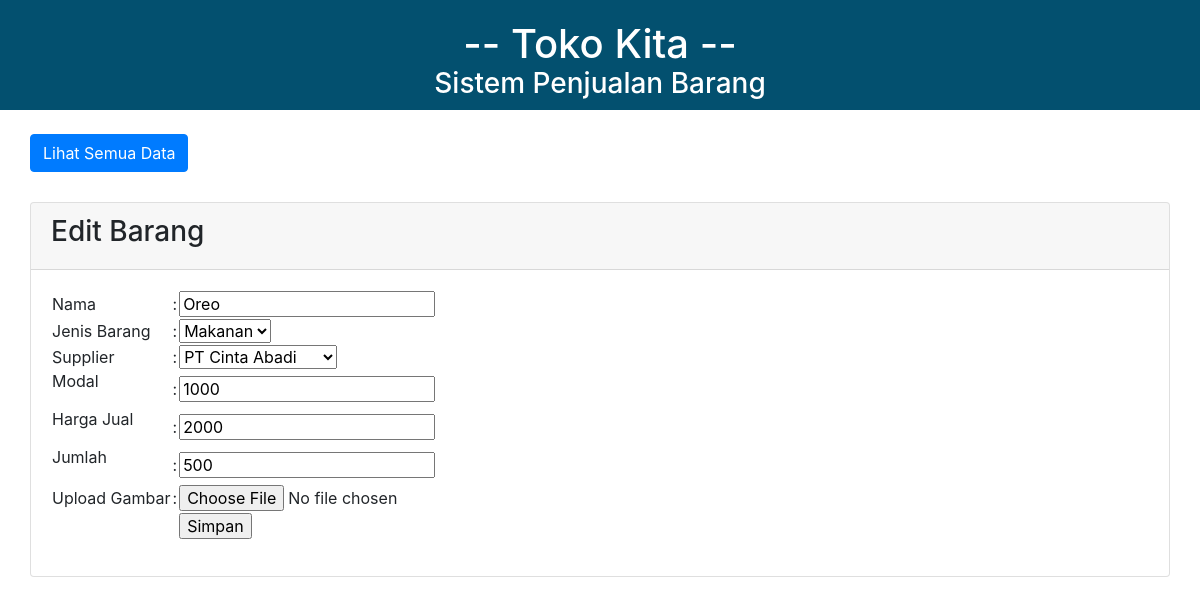
/edit.php?id=19, run on an earlier commit of the app's database.
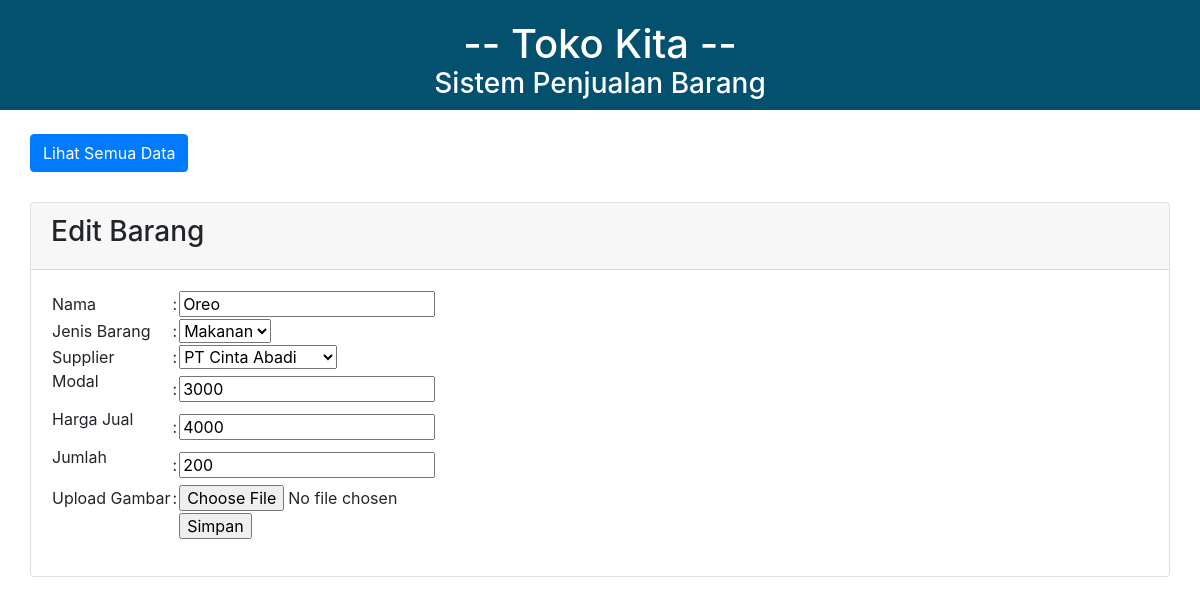
And on a later commit of the database.
### tables this page shows
CREATE TABLE `barang` (
  `id` int(11) NOT NULL,
  `gambar` varchar(100) NOT NULL,
  `nama` varchar(60) NOT NULL,
  `jenis` varchar(30) NOT NULL,
  `suplier` varchar(60) NOT NULL,
  `modal` int(11) NOT NULL,
  `harga` int(11) NOT NULL,
  `jumlah` int(11) NOT NULL
);

### edit.php (the view, shortened to what this page needs)
<html>
<head>
    <link rel="stylesheet" type="text/css" href="style_edit.css">
	<link rel="stylesheet" type="text/css" href="https://cdnjs.cloudflare.com/ajax/libs/twitter-bootstrap/4.5.2/css/bootstrap.css">
	<link rel="stylesheet" type="text/css" href="https://cdn.datatables.net/1.10.22/css/dataTables.bootstrap4.min.css">
</head>
<body>
    <div class="judul">
    <h1>-- Toko Kita --</h1>
    <br>
    <h3>Sistem Penjualan Barang</h3>
    </div>
    <br/>
        <a class="btn btn-primary" href="index2.php">Lihat Semua Data</a>
        <br/>
        <div class="card">
            <div class="card-header">
            <h3>Edit Barang</h3>
            </div>
            <div class="card-body">
                <?php
                include "koneksi.php";
                $id = $_GET['id'];
                $query_mysql = mysqli_query($conn, "SELECT * FROM barang WHERE id='$id'")or die(mysql_error());
                while($data = mysqli_fetch_array($query_mysql)){
                ?>
                <form action="update.php" method="post" enctype="multipart/form-data">
                <table>
                <tr>
                <td>Nama</td>
                <td>:</td>
                <td>
                <input type="text" name="nama" value="<?php echo $data['nama'] ?>">
                </td>
                </tr>
                <tr>
                    <td>Jenis Barang</td>
                    <td>:</td>
                    <td><select name="jenis" id="jenis">
                    <option value="Makanan"<?php if ($data['jenis']=="Makanan") { echo "selected=\"selected\""; } ?>>Makanan
                    </option>
                    </select></td>
                </tr>
                <tr>
                    <td>Supplier</td>
                    <td>:</td>
                    <td>
                    <select name="suplier">
                        <?php
                        include 'koneksi.php';
                        $supplier = mysqli_query($conn, "SELECT * FROM supplier");
                        while($data1=mysqli_fetch_array($supplier)){
                            ?>
                            <option value="<?php echo $data1['nama_supplier']; ?>"><?php echo $data1['nama_supplier'] ?></option>
                            <?php
                        }
                        ?>
                    </select>
                    </td>
                </tr>
                <tr>
                <td><p>Modal</td>
                <td>:</td>
                <td><input name="modal" type ="number" value="<?php echo $data['modal'] ?>"><br></td>
                </tr>
                <tr>
                <td><p>Harga Jual</td>
                <td>:</td>
                <td><input name="harga" type ="number" value="<?php echo $data['harga'] ?>"><br></td>
                </tr>
                <tr>
                <td><p>Jumlah</td>
                <td>:</td>
                <td><input name="jumlah" type ="number" value="<?php echo $data['jumlah'] ?>"><br></td>
                </tr>
                <tr>
                <td>Upload Gambar</td>
                <td>:</td>
                <td>
                <input type="file" name="gambar" value="<?php echo $data['gambar'] ?>">
                </td>
                </tr>
                <tr>
                <td></td>
                <td></td>
                <td><input type="submit" value="Simpan"></td> </tr>
                </table>
                </form>
            </div>
        </div>
        <?php } ?>
</body>

What changed in the data, as far as the page shows it:
changed barang "Oreo": modal "1000" → "3000"; harga "2000" → "4000"; jumlah "500" → "200"
